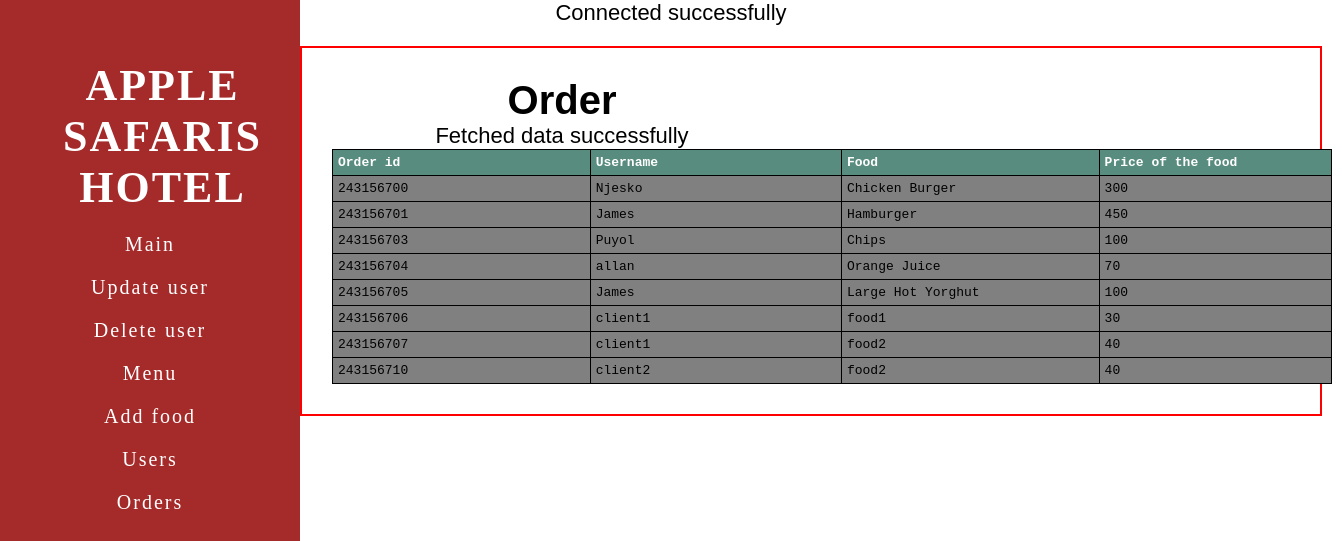
Screenshot of /view_order.php (signed in) with the database file from the repository.
### tables this page shows
CREATE TABLE `orders` (
  `order_id` int(20) NOT NULL,
  `food_id` int(4) NOT NULL,
  `user_id` int(4) NOT NULL
);

CREATE TABLE `user` (
  `id` int(4) NOT NULL,
  `first_name` varchar(25) NOT NULL,
  `second_name` varchar(25) NOT NULL,
  `email` varchar(50) NOT NULL,
  `username` varchar(25) NOT NULL,
  `password` varchar(25) NOT NULL,
  `choice` varchar(25) NOT NULL
);

CREATE TABLE `food` (
  `food_id` int(4) NOT NULL,
  `food_item` varchar(100) NOT NULL,
  `food_image` mediumtext DEFAULT NULL,
  `food_price` int(6) NOT NULL,
  `food_type` varchar(15) NOT NULL
);

### view_order.php (the view, shortened to what this page needs)
<?php
require_once("db_connect.php");
?>
<!DOCTYPE html>
<html lang="en">
<head>
</head>
<body>
<div class="sidebar">
        <h1>APPLE SAFARIS HOTEL</h1>
        <ul>
                <ul>
                    <li><a href="welcome.php" class="menu-items">Main</a></li>
                    <li><a href="edituser.php" class="menu-items">Update user</a></li>
                    <li><a href="delete.php" class="menu-items">Delete user</a></li>
                    <li><a href="menu-list.php" class="menu-items">Menu</a></li>
                    <li><a href="add_food.php" class="menu-items">Add food</a></li>
                    <li><a href="users.php" class="menu-items">Users</a></li>
                    <li><a href="view_order.php" class="menu-items">Orders</a></li>
                </ul>
        </ul>
</div>
<div class="whole">
	    <div class="omg">
            <table class="user">
                <h2>Order</h2>
            <tr>
                <th>Order id</th>
                <th>Username</th>
                <th>Food</th>
                <th>Price of the food</th>
            </tr>
<?php
$sql = "SELECT orders.order_id,`user`.username,food.food_item,food.food_price
        FROM ((orders
       INNER JOIN `user` ON orders.user_id = `user`.id)
      INNER JOIN food ON orders.food_id = food.food_id)";
$result = mysqli_query($link, $sql);
   while($row = mysqli_fetch_assoc($result)) {
      echo "
      		<tr>
                  <td>".$row["order_id"]. "</td>
      			<td>" .$row["username"]. "</td>
                  <td>".$row["food_item"] . "</td>
                  <td>".$row["food_price"]. "</td>
      		</tr>" ;
   }
?>
		</table>
        </div>
</div>
</body>
</html>

### view_order.php (style rules this page uses)
* { margin: 0; padding: 0; }
body { background-image: url("images/splash3.jpg"); background-size: cover; font: 22px sans-serif; text-align: center; }
table,td,th { padding: 5px; border-collapse: collapse; width: 1000px; font-family: monospace; background-color: grey; text-align: left; border: 1px solid black; }
h2 { font-size: 40px; text-align: center; }
.user { margin-left: 0; }
th { background-color: #588c7e; color: white; }
tr:nth-child(even) { background-color: #f2f2f2; }
.omg { box-sizing: border-box; width: 500px; padding: 20px; margin: 10px ; }
.whole { margin: 20px; border: 2px solid red; margin-left: 300px; }
.sidebar { position: fixed; width: 300px; top:0; left: 0; bottom: 0; background-color: brown; padding-top: 50px; }
.sidebar h1 { display: block; text-decoration: none; color: white; padding: 10px 20px; letter-spacing: 2px; font-family: "Rubik"; margin-left: 25px; }
.sidebar a { font-size: 20px; display: block; text-decoration: none; color: white; padding: 10px 20px; letter-spacing: 2px; font-family: "Rubik"; list-style: none; }

### rows the page displays
orders: order_id "243156700", user.username "Njesko", food.food_item "Chicken Burger", food.food_price "300"
orders: order_id "243156701", user.username "James", food.food_item "Hamburger", food.food_price "450"
orders: order_id "243156703", user.username "Puyol", food.food_item "Chips", food.food_price "100"
orders: order_id "243156704", user.username "allan", food.food_item "Orange Juice", food.food_price "70"
orders: order_id "243156705", user.username "James", food.food_item "Large Hot Yorghut", food.food_price "100"
orders: order_id "243156706", user.username "client1", food.food_item "food1", food.food_price "30"
orders: order_id "243156707", user.username "client1", food.food_item "food2", food.food_price "40"
orders: order_id "243156710", user.username "client2", food.food_item "food2", food.food_price "40"
